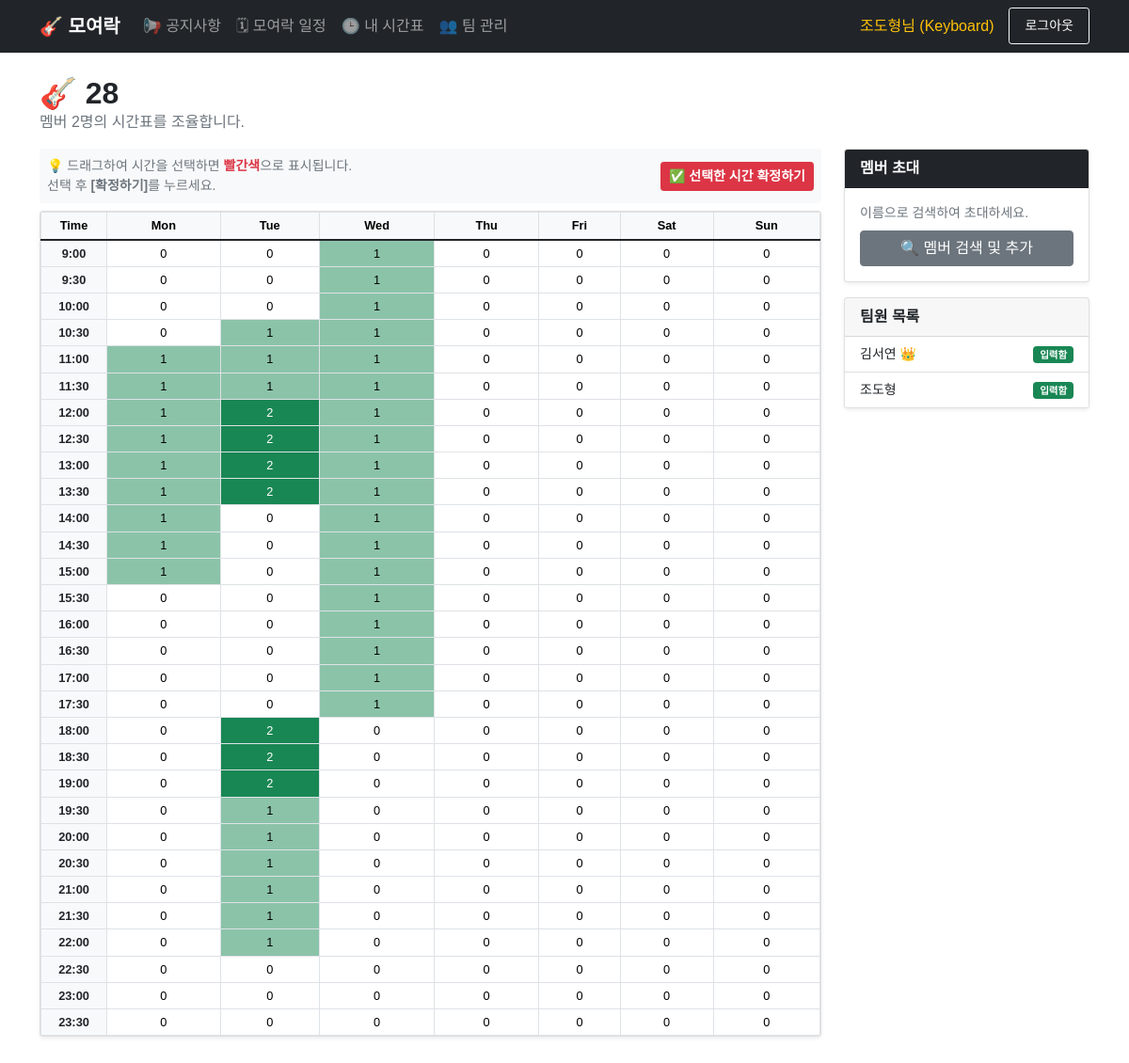
Screenshot of /team/2 (signed in) with the database file from the repository.
### app.py (models this page shows)
class User(UserMixin, db.Model):
    id = db.Column(db.Integer, primary_key=True)
    username = db.Column(db.String(150), unique=True, nullable=False)
    password = db.Column(db.String(150), nullable=False)
    name = db.Column(db.String(100), nullable=False)
    cohort = db.Column(db.Float, nullable=True)
    session = db.Column(db.String(50), nullable=False)
    is_admin = db.Column(db.Boolean, default=False)
    schedule_json = db.Column(db.Text, nullable=True)
    teams = db.relationship('Team', secondary=team_members, backref='members')

class Team(db.Model):
    id = db.Column(db.Integer, primary_key=True)
    name = db.Column(db.String(100), nullable=False)
    leader_id = db.Column(db.Integer, db.ForeignKey('user.id'))
    confirmed_schedules = db.relationship('ConfirmedSchedule', backref='team', cascade="all, delete-orphan")

### app.py (the view, shortened to what this page needs)
@app.route('/team/<int:team_id>', methods=['GET', 'POST'])
@login_required
def team_detail(team_id):
    team = Team.query.get_or_404(team_id)
    days_labels = ['Mon', 'Tue', 'Wed', 'Thu', 'Fri', 'Sat', 'Sun']
    overlap_data = {day: [0]*30 for day in days_labels}
    confirmed_slots = [f"{conf.day_of_week}_{conf.time_index}" for conf in team.confirmed_schedules]
    for member in team.members:
        if not member.schedule_json: continue
        member_schedule = json.loads(member.schedule_json)
        busy_slots = []
        for t in member.teams:
            if t.id == team.id: continue
            for cs in t.confirmed_schedules: busy_slots.append(f"{cs.day_of_week}_{cs.time_index}")
        for day in days_labels:
            if day in member_schedule:
                for i in range(30):
                    slot_key = f"{day}_{i}"
                    if member_schedule[day][i] == 1 and slot_key not in busy_slots: overlap_data[day][i] += 1
    return render_template('team_detail.html', team=team, overlap_data=overlap_data, confirmed_slots=confirmed_slots, total_members=len(team.members))

### app.py (called while the page is built)
@login_manager.user_loader
def load_user(user_id):
    return User.query.get(int(user_id))

### templates/team_detail.html (shortened to what this page needs)
{% extends "base.html" %}
{% block content %}
<div class="d-flex justify-content-between align-items-center mb-3">
    <div>
        <h2 class="fw-bold mb-0">🎸 {{ team.name }}</h2>
        <span class="text-muted">멤버 {{ total_members }}명의 시간표를 조율합니다.</span>
    </div>
</div>
<div class="row">
    <div class="col-md-9">
        <div class="card mb-2 bg-light border-0">
            <div class="card-body p-2 d-flex justify-content-between align-items-center">
                <span class="small text-muted">
                    💡 드래그하여 시간을 선택하면 <b class="text-danger">빨간색</b>으로 표시됩니다.<br>
                    선택 후 <b>[확정하기]</b>를 누르세요.
                </span>
                <form id="batchConfirmForm" method="POST">
                    <button type="button" class="btn btn-danger btn-sm fw-bold" onclick="submitBatchConfirm()">
                        ✅ 선택한 시간 확정하기
                    </button>
                </form>
            </div>
        </div>
        <div class="card shadow-sm">
            <div class="card-body p-0">
                <div class="table-responsive select-container">
                    <table class="table table-bordered text-center table-sm mb-0 unselectable" id="teamTable" style="font-size: 0.8rem;">
                        <thead class="table-light">
                            <tr>
                                <th style="width: 70px;">Time</th>
                                <th>Mon</th><th>Tue</th><th>Wed</th><th>Thu</th><th>Fri</th><th>Sat</th><th>Sun</th>
                            </tr>
                        </thead>
                        <tbody>
                            {% set days = ['Mon', 'Tue', 'Wed', 'Thu', 'Fri', 'Sat', 'Sun'] %}
                            {% for i in range(30) %}
                            <tr>
                                <td class="bg-light fw-bold align-middle">
                                    {{ 9 + (i // 2) }}:{{ '00' if i % 2 == 0 else '30' }}
                                </td>
                                {% for day in days %}
                                    {% set count = overlap_data[day][i] %}
                                    {% set slot_key = day + '_' + i|string %}
                                    {% set is_confirmed = slot_key in confirmed_slots %}
                                    <td class="time-cell {{ 'confirmed-cell' if is_confirmed else '' }}"
                                        data-slot="{{ slot_key }}"
                                        data-confirmed="{{ 'true' if is_confirmed else 'false' }}"
                                        style="cursor: pointer; background-color: rgba(25, 135, 84, {{ count / total_members if total_members > 0 else 0 }}); color: {{ 'white' if count > total_members/2 else 'black' }};">
                                        {% if is_confirmed %}★{% else %}{{ count }}{% endif %}
                                    </td>
                                {% endfor %}
                            </tr>
                            {% endfor %}
                        </tbody>
                    </table>
                </div>
            </div>
        </div>
    </div>
    <div class="col-md-3">
        <div class="card shadow-sm mb-3">
            <div class="card-header bg-dark text-white fw-bold">멤버 초대</div>
            <div class="card-body">
                <p class="small text-muted mb-2">이름으로 검색하여 초대하세요.</p>
                <button class="btn btn-secondary w-100" data-bs-toggle="modal" data-bs-target="#searchModal">
                    🔍 멤버 검색 및 추가
                </button>
            </div>
        </div>
        <div class="card shadow-sm">
            <div class="card-header fw-bold">팀원 목록</div>
            <ul class="list-group list-group-flush small">
                {% for member in team.members %}
                <li class="list-group-item d-flex justify-content-between align-items-center">
                    <span>
                        {{ member.name }}
                        {% if member.id == team.leader_id %}👑{% endif %}
                    </span>
                    {% if member.schedule_json %}
                        <span class="badge bg-success">입력함</span>
                    {% else %}
                        <span class="badge bg-secondary">미입력</span>
                    {% endif %}
                </li>
                {% endfor %}
            </ul>
        </div>
    </div>
</div>
{% endblock %}

### templates/base.html (shortened to what this page needs)
<!DOCTYPE html>
<html lang="ko">
<head>
    <link href="https://cdn.jsdelivr.net/npm/bootstrap@5.1.3/dist/css/bootstrap.min.css" rel="stylesheet">
    <link rel="stylesheet" href="https://cdn.jsdelivr.net/npm/bootstrap-icons@1.10.5/font/bootstrap-icons.css">
</head>
<body>
    <nav class="navbar navbar-expand-lg navbar-dark bg-dark">
        <div class="container">
            <a class="navbar-brand" href="/">🎸 모여락</a>
            <div class="collapse navbar-collapse" id="navbarNav">
                <ul class="navbar-nav me-auto">
                    <li class="nav-item">
                        <a class="nav-link" href="/notice">📢 공지사항</a>
                    </li>
                    <li class="nav-item">
                        <a class="nav-link" href="/schedule">🗓 모여락 일정</a>
                    </li>
                    <li class="nav-item">
                        <a class="nav-link" href="/myschedule">🕒 내 시간표</a>
                    </li>
                    <li class="nav-item">
                        <a class="nav-link" href="/team">👥 팀 관리</a>
                    </li>
                </ul>
                <ul class="navbar-nav">
                    {% if current_user.is_authenticated %}
                        <li class="nav-item">
                            <span class="nav-link text-warning">
                                {% if current_user.is_admin %}
                                    👑 관리자님
                                {% else %}
                                    {{ current_user.name }}님 ({{ current_user.session }})
                                {% endif %}
                            </span>
                        </li>
                        <li class="nav-item">
                            <a class="nav-link btn btn-outline-light btn-sm px-3 ms-2 text-white" href="/logout">로그아웃</a>
                        </li>
                    {% endif %}
                </ul>
            </div>
        </div>
    </nav>
    <div class="container mt-4 mb-5">
        {% block content %}{% endblock %}
    </div>
</body>
</html>

### templates/base.html (style rules this page uses)
body { font-family: 'Apple SD Gothic Neo', 'Noto Sans KR', sans-serif; }
.navbar-brand { font-weight: 800; }

### templates/team_detail.html (style rules this page uses)
.unselectable { user-select: none; }

### rows the page displays
User: name "조도형", session "Keyboard", shows "입력함"
Team: name "28"
User: name "김서연", shows "입력함"

### other values shown
{{ total_members }} "2"
{{ 9 + (i // 2) }} "9" "9" "10" "10" "11" "11" "12" "12" "13" "13" "14" "14" "15" "15" "16" "16" "17" "17" "18" "18" "19" "19" "20" "20" "21" "21" "22" "22" "23" "23"
{{ '00' if i % 2 == 0 else '30' }} "00" "30" "00" "30" "00" "30" "00" "30" "00" "30" "00" "30" "00" "30" "00" "30" "00" "30" "00" "30" "00" "30" "00" "30" "00" "30" "00" "30" "00" "30"
{{ count }} "0" "0" "1" "0" "0" "0" "0" "0" "0" "1" "0" "0" "0" "0" "0" "0" "1" "0" "0" "0" "0" "0" "1" "1" "0" "0" "0" "0" "1" "1" "1" "0" "0" "0" "0" "1" "1" "1" "0" "0" "0" "0" "1" "2" "1" "0" "0" "0" "0" "1" "2" "1" "0" "0" "0" "0" "1" "2" "1" "0" "0" "0" "0" "1" "2" "1" "0" "0" "0" "0" "1" "0" "1" "0" "0" "0" "0" "1" "0" "1" "0" "0" "0" "0" "1" "0" "1" "0" "0" "0" "0" "0" "0" "1" "0" "0" "0" "0" "0" "0" "1" "0" "0" "0" "0" "0" "0" "1" "0" "0" "0" "0" "0" "0" "1" "0" "0" "0" "0" "0" "0" "1" "0" "0" "0" "0" "0" "2" "0" "0" "0" "0" "0" "0" "2" "0" "0" "0" "0" "0" "0" "2" "0" "0" "0" "0" "0" "0" "1" "0" "0" "0" "0" "0" "0" "1" "0" "0" "0" "0" "0" "0" "1" "0" "0" "0" "0" "0" "0" "1" "0" "0" "0" "0" "0" "0" "1" "0" "0" "0" "0" "0" "0" "1" "0" "0" "0" "0" "0" "0" "0" "0" "0" "0" "0" "0" "0" "0" "0" "0" "0" "0" "0" "0" "0" "0" "0" "0" "0" "0"
